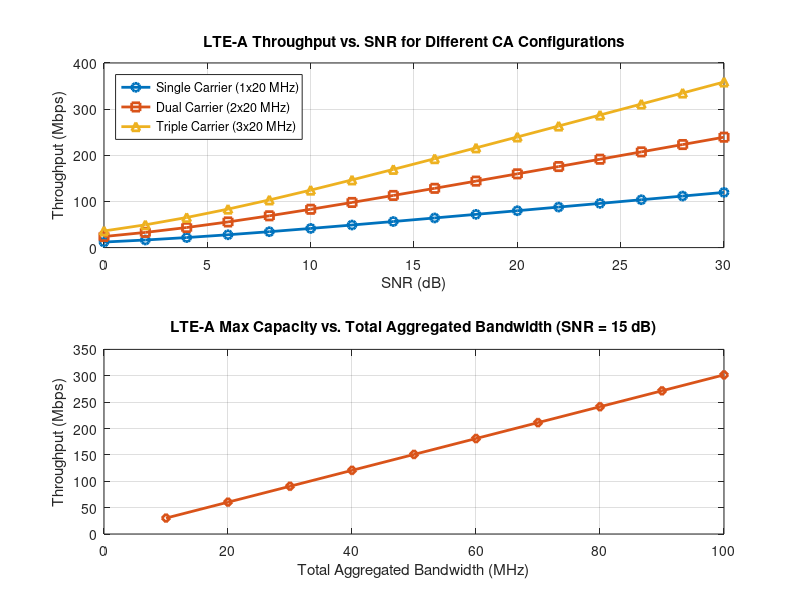

Recreate this plot in MATLAB.
% =========================================================================
% MATLAB Simulation: LTE-A Carrier Aggregation (CA) Performance
% Analyzes Single, Dual, and Triple Carrier setups over Bandwidth & SNR
% =========================================================================
clear; clc; close all;

%% 1. Simulation Parameters
snr_dB = 0:2:30;             % SNR range in dB
snr_lin = 10.^(snr_dB / 10); % SNR in linear scale
implementation_eff = 0.6;    % LTE Link Efficiency factor (~60% of Shannon capacity)

% Carrier Aggregation Configurations
% Format: [Num Carriers, Bandwidth per Carrier (MHz)]
configs = struct(...
    'Single', [1, 20], ...
    'Dual',   [2, 20], ...
    'Triple', [3, 20]  ...
    );

%% 2. Calculate Throughput vs SNR (Fixed Component Carrier Bandwidth = 20 MHz)
throughput_single = configs.Single(1) * (configs.Single(2) * 1e6) * implementation_eff .* log2(1 + snr_lin) / 1e6; % Mbps
throughput_dual   = configs.Dual(1)   * (configs.Dual(2)   * 1e6) * implementation_eff .* log2(1 + snr_lin) / 1e6; % Mbps
throughput_triple = configs.Triple(1) * (configs.Triple(2) * 1e6) * implementation_eff .* log2(1 + snr_lin) / 1e6; % Mbps

%% 3. Calculate Throughput vs Varying Total Bandwidth (At Fixed SNR = 15 dB)
fixed_snr_lin = 10^(15 / 10);
total_bw_range = 10:10:100; % Total Bandwidth in MHz
throughput_vs_bw = total_bw_range * 1e6 * implementation_eff * log2(1 + fixed_snr_lin) / 1e6;

%% 4. Plotting Results
figure('Name', 'LTE-A Carrier Aggregation Performance', 'NumberTitle', 'off');

% Subplot 1: Throughput vs SNR for Single, Dual, Triple CC
subplot(2,1,1);
plot(snr_dB, throughput_single, '-o', 'LineWidth', 2, 'DisplayName', 'Single Carrier (1x20 MHz)'); hold on;
plot(snr_dB, throughput_dual, '-s', 'LineWidth', 2, 'DisplayName', 'Dual Carrier (2x20 MHz)');
plot(snr_dB, throughput_triple, '-^', 'LineWidth', 2, 'DisplayName', 'Triple Carrier (3x20 MHz)');
grid on;
title('LTE-A Throughput vs. SNR for Different CA Configurations');
xlabel('SNR (dB)');
ylabel('Throughput (Mbps)');
legend('Location', 'northwest');

% Subplot 2: Throughput vs Varying Total Aggregated Bandwidth
subplot(2,1,2);
plot(total_bw_range, throughput_vs_bw, '-d', 'LineWidth', 2, 'Color', [0.8500 0.3250 0.0980]);
grid on;
title('LTE-A Max Capacity vs. Total Aggregated Bandwidth (SNR = 15 dB)');
xlabel('Total Aggregated Bandwidth (MHz)');
ylabel('Throughput (Mbps)');

%% 5. Display Summary Metrics
disp('--- LTE-A Carrier Aggregation Analysis Summary ---');
fprintf('At 15 dB SNR:\n');
fprintf('  Single Carrier (20 MHz): %.2f Mbps\n', throughput_single(snr_dB == 15));
fprintf('  Dual Carrier   (40 MHz): %.2f Mbps\n', throughput_dual(snr_dB == 15));
fprintf('  Triple Carrier (60 MHz): %.2f Mbps\n', throughput_triple(snr_dB == 15));
